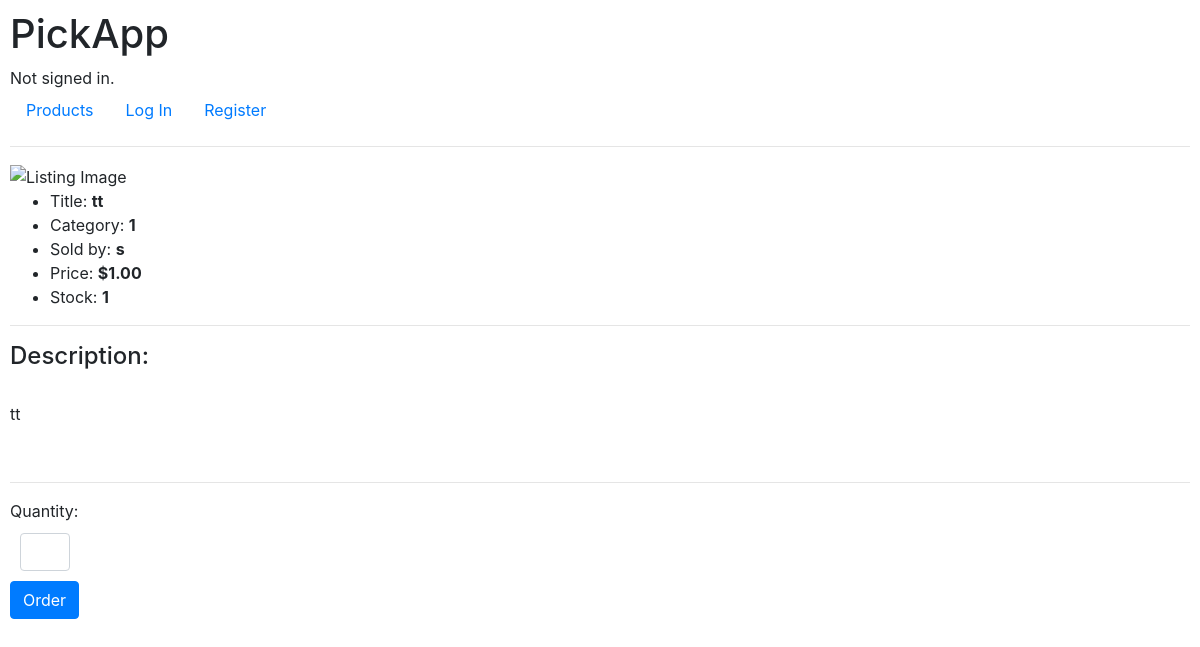
Page /view/1 on the earlier database version.
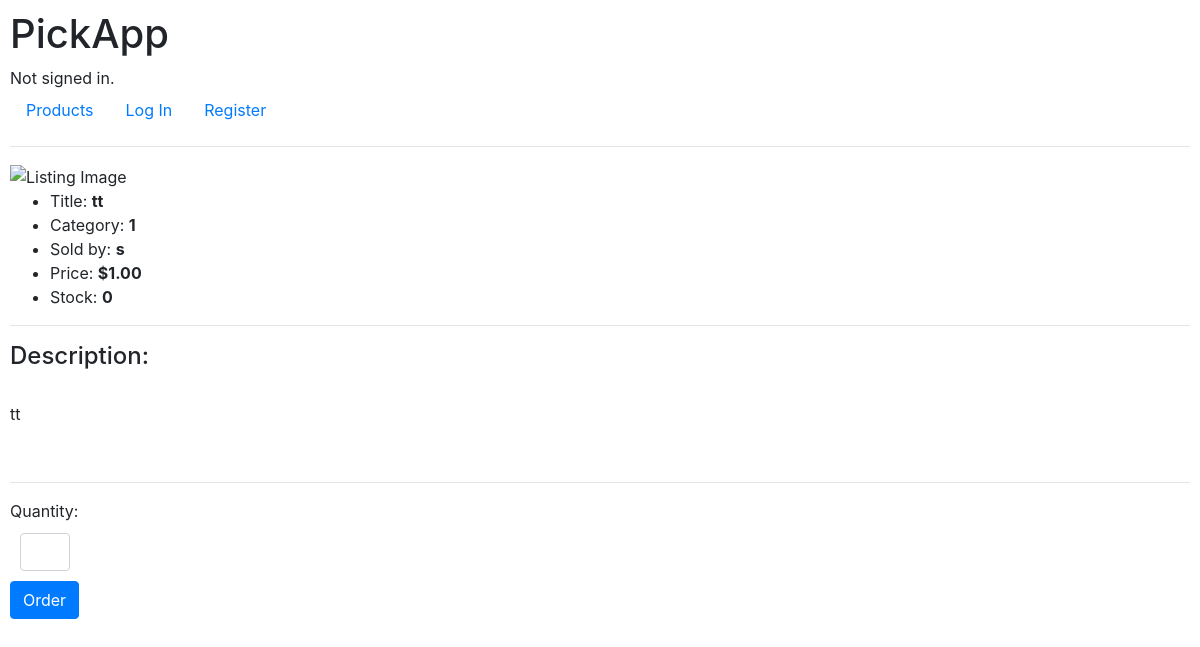
Same page on the later database version.
### PickAppDemo/models.py (models this page shows, shortened)
class Listing(models.Model):
    store = models.ForeignKey(Store, on_delete=models.CASCADE)
    title = models.CharField(max_length=128)
    image = models.URLField()
    content = models.TextField(max_length=512)
    price = models.DecimalField(max_digits=10, decimal_places=2, default=0)
    stock = models.DecimalField(max_digits=10, decimal_places=0, default=0)
    category = models.CharField(max_length=128)
    active = models.BooleanField(default=True)

class Store(models.Model):
    user = models.OneToOneField(User, on_delete=models.CASCADE)
    location = models.CharField(max_length=128)
    logo = models.URLField()

class User(AbstractUser):
    is_customer = models.BooleanField('customer_status', default=False)
    is_store = models.BooleanField('store_status', default=False)

### PickAppDemo/views.py (the view, shortened to what this page needs)
# urls.py: path("view/<int:pid>", views.view_listing, name="view"),
def view_listing(request, pid):
    listing = Listing.objects.get(pk=pid)
    return render(request, "PickAppDemo/listing.html", {
        "listing": listing,
    })

### PickAppDemo/templates/PickAppDemo/listing.html (shortened to what this page needs)
{% extends "PickAppDemo/layout.html" %}
{% block body %}
    <img src="{{ listing.image }}" alt="Listing Image" height="300px">
    <ul>
        <li>Title: <strong>{{ listing.title }}</strong></li>
        <li>Category: <strong>{{ listing.category }}</strong></li>
        <li>Sold by: <strong>{{ listing.store.user }}</strong></li>
        <li>Price: <strong>${{ listing.price }}</strong></li>
        <li>Stock: <strong>{{ listing.stock }}</strong></li>
    </ul>
    <hr>
    <h4>Description:</h4><br>
    <p>{{ listing.content }}</p>
    <br>
    <hr>
    <form class="" action="/order/{{ listing.pk }}" method="post">
        Quantity: <input class="form-control bfh-number" value="quantity" style="width: 50px;margin:10px" type="number"
                         name="quantity"
                         min="1" max={{ listing.stock }}>
        <input class="btn btn-primary" type="submit" value="Order">
    </form>
{% endblock %}

### PickAppDemo/templates/PickAppDemo/layout.html (shortened to what this page needs)
{% load static %}
<!DOCTYPE html>
<html lang="en">
<head>
    <link rel="stylesheet" href="https://stackpath.bootstrapcdn.com/bootstrap/4.4.1/css/bootstrap.min.css"
>
    <link href="{% static 'PickAppDemo/styles.css' %}" rel="stylesheet">
</head>
<body>
<h1>PickApp</h1>
<div>
    {% if user.is_authenticated %}
        Signed in as <strong>{{ user.username }}</strong>.
    {% else %}
        Not signed in.
    {% endif %}
</div>
<ul class="nav">
    <li class="nav-item">
        <a class="nav-link" href="{% url 'index' %}">Products</a>
    </li>
    {% if user.is_authenticated %}
        {%  if user.is_store %}
        <li class="nav-item">
            <a class="nav-link" href="{% url 'create' %}">Create</a>
        </li>
        {% endif %}
        <li class="nav-item">
            <a class="nav-link" href="{% url 'orders' %}">Orders</a>
        </li>
        <li class="nav-item">
            <a class="nav-link" href="{% url 'search' %}">Search</a>
        </li>
        <li class="nav-item">
            <a class="nav-link" href="{% url 'categories' %}">Categories</a>
        </li>
        <li class="nav-item">
            <a class="nav-link" href="{% url 'logout' %}">Log Out</a>
        </li>
    {% else %}
        <li class="nav-item">
            <a class="nav-link" href="{% url 'login' %}">Log In</a>
        </li>
        <li class="nav-item">
            <a class="nav-link" href="{% url 'register' %}">Register</a>
        </li>
    {% endif %}
</ul>
<hr>
{% block body %}
{% endblock %}
</body>
</html>

### PickAppDemo/static/PickAppDemo/styles.css (style rules this page uses)
body { margin:10px; }

Differences in the rows shown:
changed Listing "tt": stock "1" → "0"
